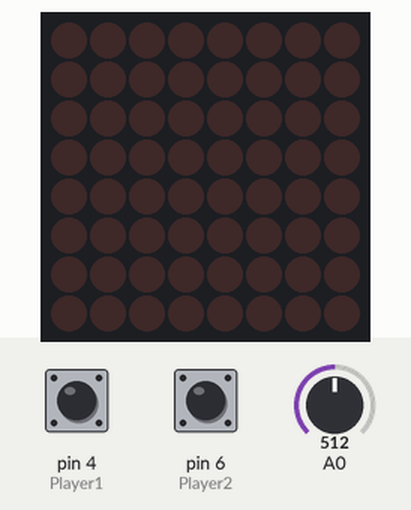
Simulated run of this sketch. Board: Arduino Uno, built with avr-gcc and run on an emulated ATmega328P. Parts: 8×8 LED matrix. The inputs (shaded band) are chosen by the test bench; at power-on: pin 4 (Player1) HIGH, pin 6 (Player2) HIGH, A0 = 512. Random numbers use the default seed unless the sketch sets one.

Above: at 1.2 s.
1.3 s: pin 4 (Player1) pulled LOW for 0.15 s
At 1.8 s:
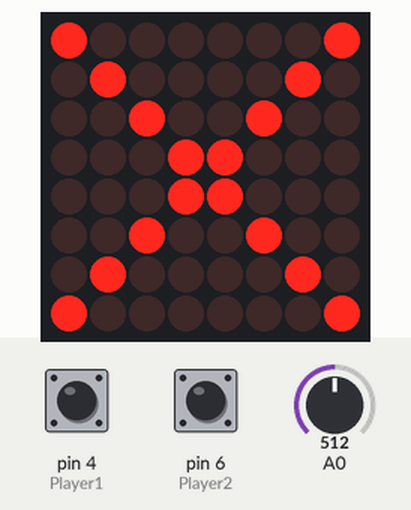
4.4 s: pin 6 (Player2) pulled LOW for 3.2 s
At 8.3 s:
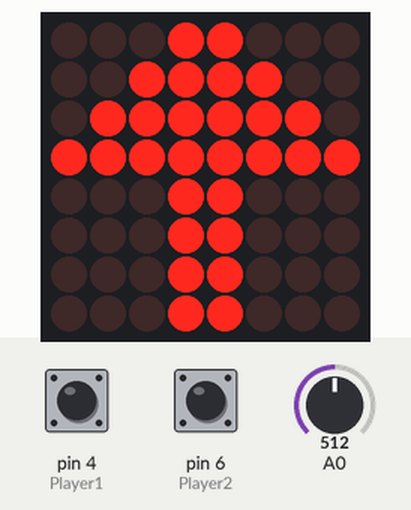
10.6 s: pin 6 (Player2) pulled LOW for 0.15 s
At 11.3 s:
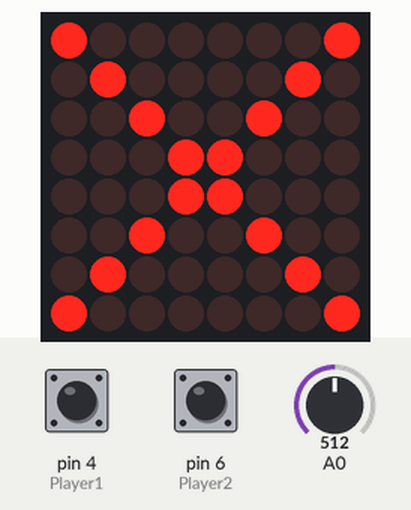
13.7 s: pin 4 (Player1) pulled LOW for 3.2 s
At 17.7 s:
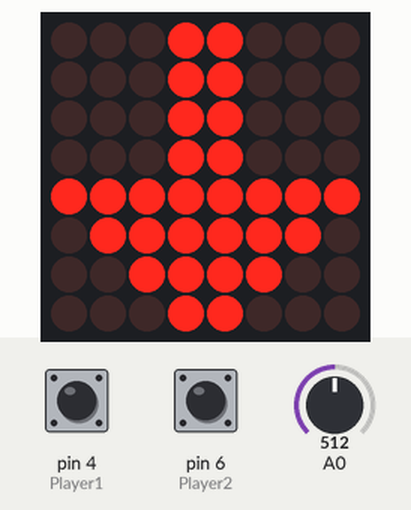
19.9 s: pin 4 (Player1) pulled LOW for 1 s
At 27.1 s:
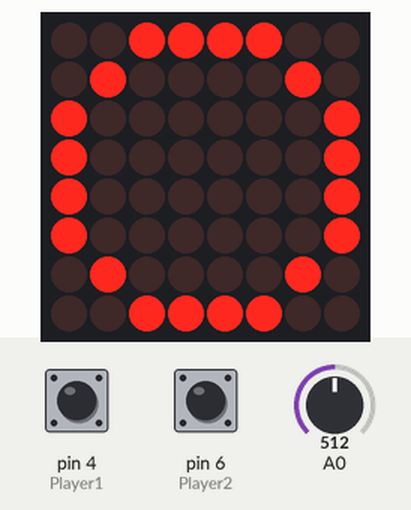
Timing chart, 0 to 27.4 s (numbered marks = the images above; inputs shaded):
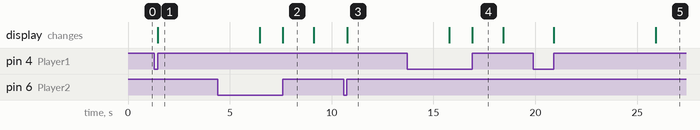

The sketch:

main_code.ino
```cpp
#include "LedControl.h"  //dot matrix를 사용하기 위한 라이브러리 호출

#define dataIn 12  //DIN 12번 핀으로 사용
#define cs 11      //CS 11번 핀으로 사용
#define clk 10     //CLK 10번 핀으로 사용
#define Player1 4  //button 핀번호
#define Player2 6  //button 핀번호

LedControl lc = LedControl(dataIn, clk, cs, 1);  //LedControl('DIN핀 번호', 'CLK핀 번호', 'CS핀 번호', 'dot matrix 갯수')

bool stateCheck = 0;
bool Matrix_off[8][8] = {
  0,
};
bool MatrixInput_1[8][8] = {
  { 1, 0, 0, 0, 0, 0, 0, 1 },
  { 0, 1, 0, 0, 0, 0, 1, 0 },
  { 0, 0, 1, 0, 0, 1, 0, 0 },
  { 0, 0, 0, 1, 1, 0, 0, 0 },
  { 0, 0, 0, 1, 1, 0, 0, 0 },
  { 0, 0, 1, 0, 0, 1, 0, 0 },
  { 0, 1, 0, 0, 0, 0, 1, 0 },
  { 1, 0, 0, 0, 0, 0, 0, 1 }
};

bool MatrixInput_2[8][8] = {
  { 0, 0, 1, 1, 1, 1, 0, 0 },
  { 0, 1, 0, 0, 0, 0, 1, 0 },
  { 1, 0, 0, 0, 0, 0, 0, 1 },
  { 1, 0, 0, 0, 0, 0, 0, 1 },
  { 1, 0, 0, 0, 0, 0, 0, 1 },
  { 1, 0, 0, 0, 0, 0, 0, 1 },
  { 0, 1, 0, 0, 0, 0, 1, 0 },
  { 0, 0, 1, 1, 1, 1, 0, 0 }
};

bool MatrixInput_3[8][8] = {
  { 0, 0, 0, 1, 1, 0, 0, 0 },
  { 0, 0, 0, 1, 1, 0, 0, 0 },
  { 0, 0, 0, 1, 1, 0, 0, 0 },
  { 0, 0, 0, 1, 1, 0, 0, 0 },
  { 1, 1, 1, 1, 1, 1, 1, 1 },
  { 0, 1, 1, 1, 1, 1, 1, 0 },
  { 0, 0, 1, 1, 1, 1, 0, 0 },
  { 0, 0, 0, 1, 1, 0, 0, 0 }
};

bool MatrixInput_4[8][8] = {
  { 0, 0, 0, 1, 1, 0, 0, 0 },
  { 0, 0, 1, 1, 1, 1, 0, 0 },
  { 0, 1, 1, 1, 1, 1, 1, 0 },
  { 1, 1, 1, 1, 1, 1, 1, 1 },
  { 0, 0, 0, 1, 1, 0, 0, 0 },
  { 0, 0, 0, 1, 1, 0, 0, 0 },
  { 0, 0, 0, 1, 1, 0, 0, 0 },
  { 0, 0, 0, 1, 1, 0, 0, 0 }
};

bool btnFlg1 = 0;
bool btnFlg2 = 0;
int btn1Chk() {
  if (digitalRead(Player1) == 0) {
    btnFlg1 = 1;
    return 0;
  }
  if (btnFlg1 == 1) {
    btnFlg1 = 0;
    return 1;
  }
  return 0;
}

int btn2Chk() {
  if (digitalRead(Player2) == 0) {
    btnFlg2 = 1;
    return 0;
  }
  if (btnFlg2 == 1) {
    btnFlg2 = 0;
    return 1;
  }
  return 0;
}

void MatrixLoop(bool matinput[8][8]) {
  for (int i = 0; i < 8; i++) {
    for (int j = 0; j < 8; j++) {
      lc.setLed(0, i, j, matinput[i][j]);
    }
  }
}

void setupfunc() {
  MatrixLoop(MatrixInput_1);
  randomSeed(analogRead(0));
  int randomTime = random(3, 6);
  delay(randomTime * 1000);
  MatrixLoop(MatrixInput_2);
}

void setup() {
  pinMode(Player1, INPUT_PULLUP);
  pinMode(Player2, INPUT_PULLUP);
  lc.shutdown(0, false);  //dot matrix를 깨우는 코드. shutdown('지정할 dotmatrix의 주소', 'false : 깨우기')
  lc.setIntensity(0, 8);  //밝기 설정. setIntensity('지정할 dotmatrix의 주소','밝기값(0~15)')
  lc.clearDisplay(0);     //사용하기 전 초기화. clearDisplay('지정할 dotmatrix의 주소')
}

void loop() {
  if (stateCheck == 1) {
    if (btn1Chk() == 1) {
      btnFlg2 = 0;
      MatrixLoop(MatrixInput_3);
      delay(1500);
      MatrixLoop(Matrix_off);
      stateCheck = 0;
    } else if (btn2Chk() == 1) {
      btnFlg1 = 0;
      MatrixLoop(MatrixInput_4);
      delay(1500);
      MatrixLoop(Matrix_off);
      stateCheck = 0;
    }
  } else if (stateCheck == 0) {
    if (btn1Chk() == 1 || btn2Chk() == 1) {
      setupfunc();
      stateCheck = 1;
    }
  }
  delay(1);
}
```

Measured:
- after the input at 1.3 s, the display: changes after 0.16 s (image 1)
- after the input at 10.6 s, the display: changes after 0.16 s (image 3)
- after the input at 19.9 s, the display: first changes after 1.0 s (image 5 shows a later state)
- what the display in image 2 shows lasts 1.5 s, from 7.6 s to 9.1 s
